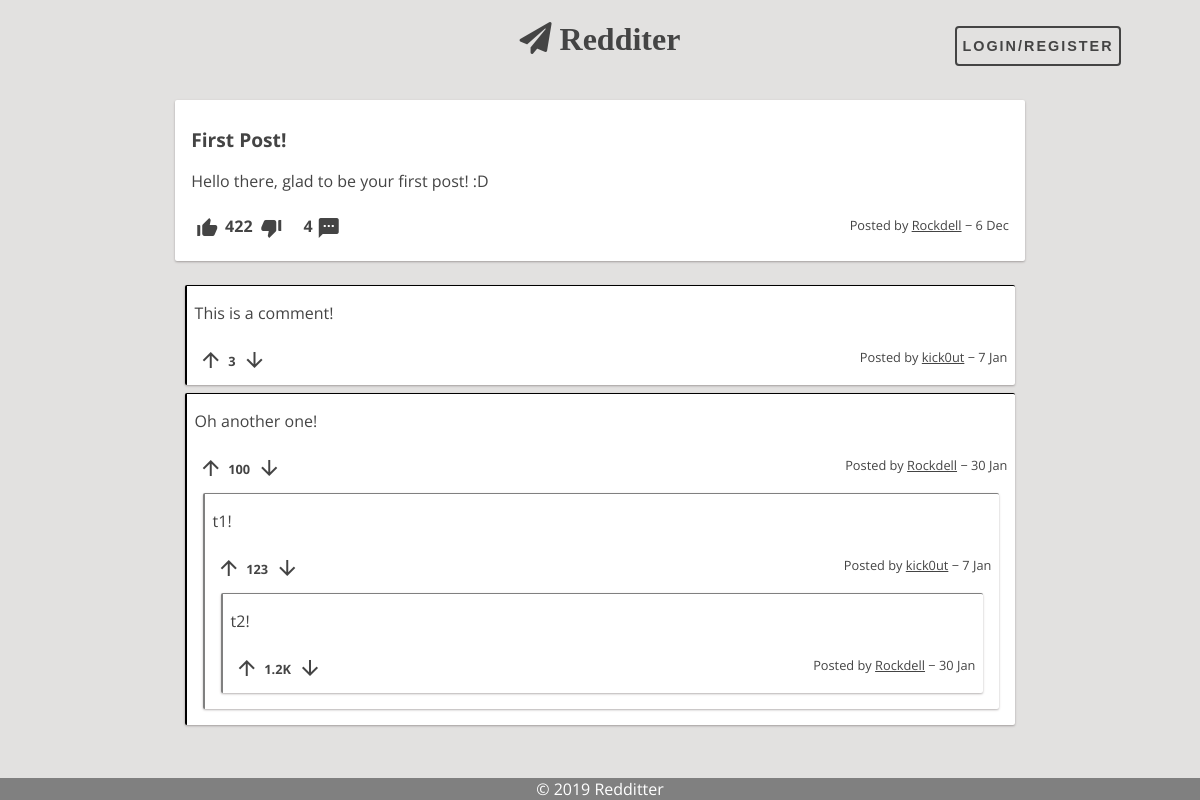
/pages/post.php?id=1, run on an earlier commit of the app's database.
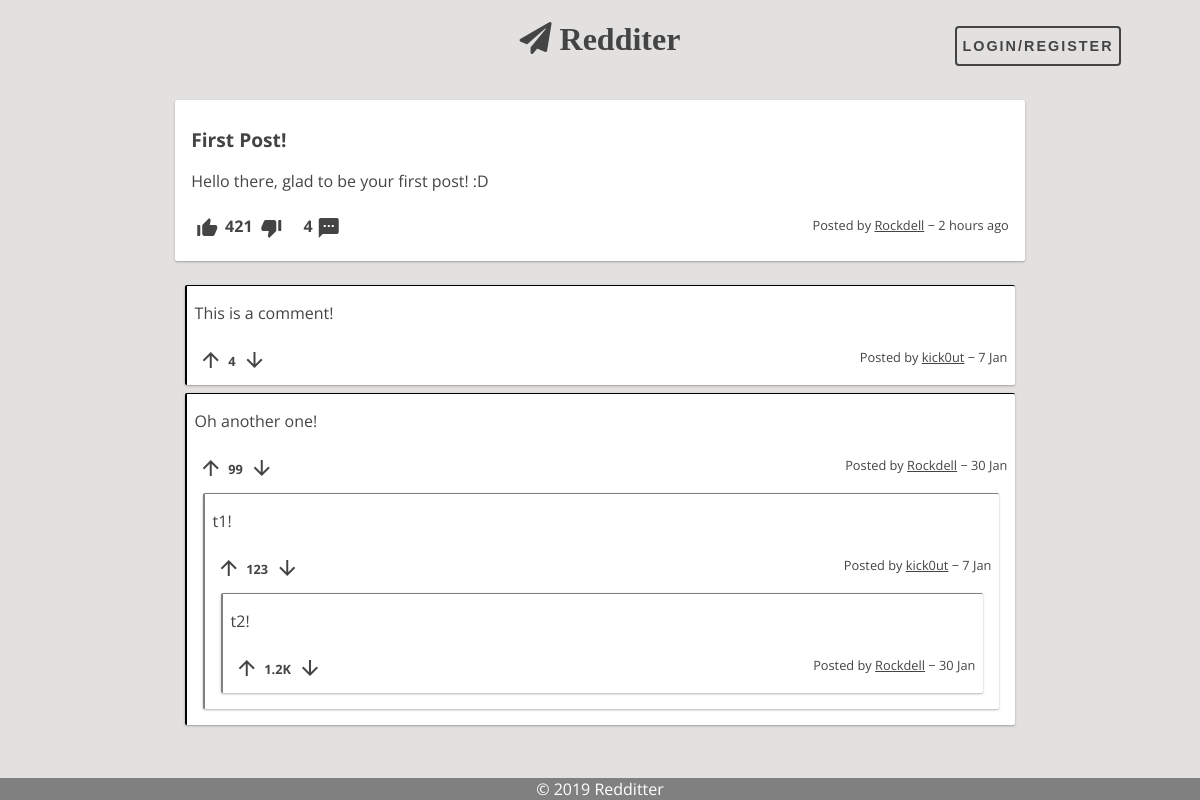
And on a later commit of the database.
### tables this page shows
CREATE TABLE Post (
    postID INTEGER PRIMARY KEY AUTOINCREMENT,
    userID VARCHAR REFERENCES User ON DELETE CASCADE,
    title VARCHAR NOT NULL,
    content VARCHAR NOT NULL,
    postDate DATE NOT NULL DEFAULT (strftime('%s', 'now')),
    points INTEGER DEFAULT 0
);

CREATE TABLE PostComment (
    postID INTEGER REFERENCES Post ON DELETE CASCADE,
    commentID INTEGER REFERENCES Comment ON DELETE CASCADE,
    PRIMARY KEY (postID, commentID)
);

CREATE TABLE Comment (
    commentID INTEGER PRIMARY KEY AUTOINCREMENT,
    userID VARCHAR REFERENCES User ON DELETE CASCADE,
    content VARCHAR NOT NULL,
    commentDate DATE NOT NULL DEFAULT (strftime('%s', 'now')),
    points INTEGER DEFAULT 0
);

### database/post.php (called while the page is built, shortened)
<?php
function getPostById($postID) {
	global $dbh;
	try {
		$stmt = $dbh->prepare("SELECT *	FROM Post WHERE postID = ?");
		$stmt->execute(array($postID));
		return $stmt->fetch();
	} catch(PDOException $e) {
		echo $e->getMessage();
		return null;
	}
}
function getNumberComments($postID) {
	global $dbh;
	try {
		$stmt = $dbh->prepare("SELECT count(*) as nrComments FROM PostComment Where postID = ?");
		$stmt->execute(array($postID));
		return $stmt->fetch();
	} catch(PDOException $e) {
		echo $e->getMessage();
		return null;
	}
}
?>

### database/utils.php (called while the page is built, shortened)
<?php
    function time_ago($time) {
        $out    = '';
        $now    = time();
        $diff   = $now - $time;
        if( $diff < 60 )
            return TIMEBEFORE_NOW;
        elseif( $diff < 3600 )
            return str_replace( '{num}', ( $out = round( $diff / 60 ) ), $out == 1 ? TIMEBEFORE_MINUTE : TIMEBEFORE_MINUTES );
        elseif( $diff < 3600 * 24 )
            return str_replace( '{num}', ( $out = round( $diff / 3600 ) ), $out == 1 ? TIMEBEFORE_HOUR : TIMEBEFORE_HOURS );
        elseif( $diff < 3600 * 24 * 2 )
            return TIMEBEFORE_YESTERDAY;
        else
            return strftime( date( 'Y', $time ) == date( 'Y' ) ? TIMEBEFORE_FORMAT : TIMEBEFORE_FORMAT_YEAR, $time );
    }
    function display_points($points) {
        if(abs($points) < 1000)
            return $points;
        else if(abs($points) < 1000000)
            return (floor($points / 100)/10)."K";
        else if(abs($points) < 1000000000)
            return (floor($points / 100000)/10)."M";
        else if(abs($points) < 1000000000000)
            return (floor($points / 100000000)/10)."B";
    }
?>

### database/comment.php (called while the page is built, shortened)
<?php
function getCommentsByPost($postID) {
	global $dbh;
	try {
		$stmt = $dbh->prepare("SELECT * FROM Comment, PostComment WHERE PostComment.postID = ? AND Comment.commentID = PostComment.commentID
			AND PostComment.commentID NOT IN (SELECT commentSon FROM ChildComment)");
		$stmt->execute(array($postID));
		return $stmt->fetchAll();
	} catch(PDOException $e) {
		echo $e->getMessage();
		return null;
	}
}
function getChildComments($fatherCommentID) {
	global $dbh;
	try {
		$stmt = $dbh->prepare("SELECT * FROM Comment WHERE commentID IS (SELECT commentSon FROM ChildComment WHERE commentFather = ?)");
		$stmt->execute(array($fatherCommentID));
		return $stmt->fetchAll();
	} catch(PDOException $e) {
		echo $e->getMessage();
		return null;
	}
}
?>

### templates/components/comment.php (the view, shortened to what the changed rows need)
<?php
    require_once($BASE_DIR."/database/utils.php");
    require_once($BASE_DIR."/database/comment.php");
?>
<article class="comment container" data-commentID="<?=$comment["commentID"]?>">
    <section id="comment-content">
        <p><?=$comment["content"]?></p>
    </section>
    <section id="comment-info">
        <label>
            <i id="staticUp" class="material-icons">arrow_upward</i>
        </label>
        <p id="dp"><?=display_points($comment["points"])?></p>
        <label>
            <i id="staticDown" class="material-icons">arrow_downward</i>
        </label>
        <div id="commentByTimeAgo">
            <p id="commentBy">
                Posted by
                <a id="commentByLink" href="/pages/profile.php?user=<?=$comment["userID"]?>"><?=$comment["userID"]?></a>
                &minus;
                <?=time_ago($comment["commentDate"])?>
            </p>
        </div>
    </section>
    <section id="sub-comments">
        <?php
            $subComments = getChildComments($comment["commentID"]);
            foreach($subComments as $comment) {
                include($BASE_DIR."/templates/components/comment.php");
            }
        ?>
    </section>
</article>

### templates/components/post.php (shortened to what the changed rows need)
<?php
    require_once($BASE_DIR."/database/utils.php");
?>
<article class="post container" data-id="<?=$post["postID"]?>">
    <section id="post-title">
        <a href="/pages/post.php?id=<?=$post["postID"]?>"><h1><?=$post["title"]?></h1></a>
    </section>
    <section id="post-content">
        <?php if ($post["content"] === "") { ?>
            <div id="post-image">
                <img class="post-picture" src=<?=str_replace($BASE_DIR, "", glob($BASE_DIR."/img/posts/".sha1($post["postID"]).".{png,jpeg,jpg,gif}", GLOB_BRACE)[0])?>>
            </div>
        <?php } else { ?>
            <div id="post-story">
                <p><?=nl2br($post["content"])?></p>
            </div>
        <?php } ?>
    </section>
    <section id="post-info">
        <label>
            <i id="staticUp" class="material-icons">thumb_up_alt</i>
        </label>
        <p id="dp"><?=display_points($post["points"])?></p>
        <label>
            <i id="staticDown" class="material-icons">thumb_down_alt</i>
        </label>
        <p id="nrComments"><?=getNumberComments($post["postID"])["nrComments"]?></p>
        <a id="nrCommentsLink" href="/pages/post.php?id=<?=$post["postID"]?>">
            <i class="material-icons">textsms</i>
        </a>
        <div id="postByTimeAgo">
            <p id="postBy">
                Posted by
                <a id="postByLink" href="/pages/profile.php?user=<?=$post["userID"]?>"><?=$post["userID"]?></a>
                &minus;
                <?=time_ago($post["postDate"])?>
            </p>
        </div>
    </section>
</article>

### templates/components/list-comments.php
<section id="list-comments">
    <?php
        require_once($BASE_DIR."/database/comment.php");
        $comments = getCommentsByPost($_GET["id"]);
        if (empty($comments)) { ?>
            <h1>No comments to show</h1>
        <?php } else {
            foreach($comments as $comment) {
                include($BASE_DIR."/templates/components/comment.php");
            }
        }
    ?>
</section>

What changed in the data, as far as the page shows it:
changed post "First Post!": points "422" → "421"; postDate "6 Dec" → "2 hours ago"
changed through a linked row, postcomment "This is a comment!": commentID.points "3" → "4"
changed through a linked row, postcomment "Oh another one!": commentID.points "100" → "99"
